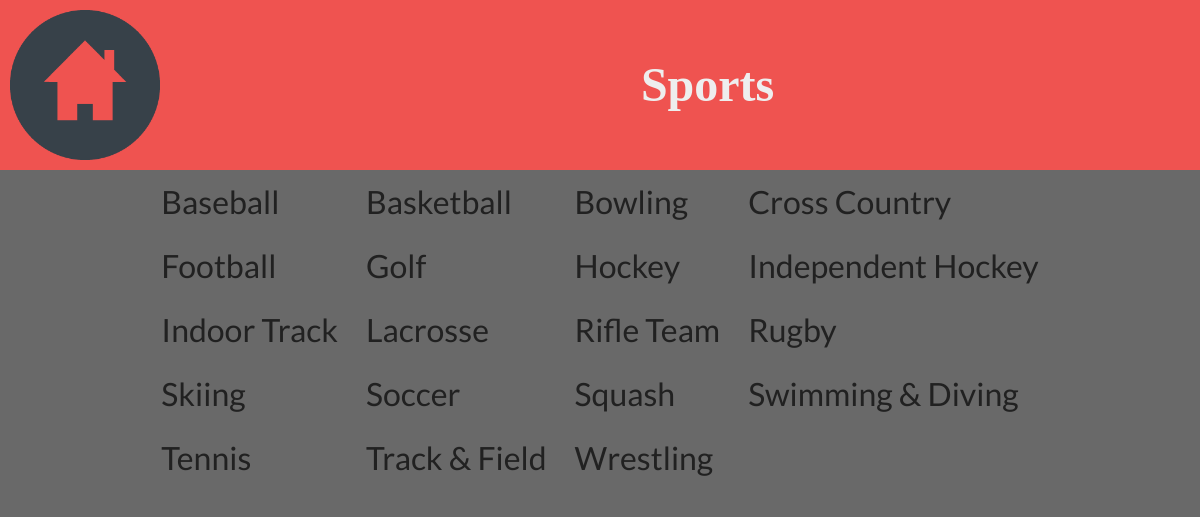
Screenshot of /sportindex with the database file from the repository.
### models.py (models this page shows, shortened)
class Sport(db.Model):
    __tablename__ = "sports"
    sport_name = db.Column(db.String(50))
    sport_ID = db.Column(db.Integer, primary_key=True)

### application.py (the view)
@app.route('/sportindex', methods = ["GET", "POST"])
def sportindex():
    if request.method == "GET":
        sports = Sport.query.order_by(Sport.sport_name).all()
        return render_template('sportindex.html', sports = sports)
    else:
        sport_ID = int(request.form.get("sport"))
        session['sport_ID'] = sport_ID
        return redirect(url_for('sporthome'))

### templates/sportindex.html (shortened to what this page needs)
{% extends "layout.html" %}
{% block main %}
<head>
</head>
<body>
<div style="position:fixed;width100%;top:0;bottom:auto;"><table style="position:fixed;" width=100% border=0 cellpadding=10 cellspacing=0><tr  style="vertical-align:middle" bgcolor="#EF5350" height=100><td  style="vertical-align:middle"><a href="{{ url_for('index')}}"><img src="/static/images/home.png" width=150 height=150 ></a></td><td style="vertical-align:middle" style="vertical-align:middle"><font size="+20" style="font-family:verdana;color:#eeeeee"><b>Sports</b></font></td></tr></table>
</div>
<div style="margin-top:170px">
<form action="{{ url_for('sportindex') }}" method="post">
<table width=75% align=center>
<tr>
{% for sport in sports %}
<td width=25% ><button class="btn btn-link" name="sport" type="submit" value="{{sport['sport_ID']}}"><font size="+3">{{sport['sport_name']}}</font></button></td>
{% if loop.index % 4 == 0 %}
</tr><tr>
{% endif %}
{% endfor %}
</table>
</form>
</div>
</body>
{% endblock %}

### templates/layout.html (shortened to what this page needs)
<!DOCTYPE html>
<html lang="en">
    <head>
        <link rel="stylesheet" href="/static/styles/bootstrap.min.css"/>
        <link rel="stylesheet" href="https://use.fontawesome.com/releases/v5.2.0/css/all.css">
        <link rel="stylesheet" href="/static/styles/custom.css"/>
    </head>
    <main>
        {% block main %}{% endblock %}
    </main>
</html>

### static/styles/custom.css (style rules this page uses)
body, html { height: 100%; }

### templates/sportindex.html (style rules this page uses)
body { margin: 0; padding: 0;color:red;background:#696969 url('/static/images/bg.jpg') fixed right no-repeat; }
a { color:#212121; }
font { color:#212121; }

### rows the page displays
Sport: {{ sport['sport_ID'] }} 7 (drawn), sport_name "Baseball"
Sport: {{ sport['sport_ID'] }} 8 (drawn), sport_name "Basketball"
Sport: {{ sport['sport_ID'] }} 11 (drawn), sport_name "Bowling"
Sport: {{ sport['sport_ID'] }} 23 (drawn), sport_name "Cross Country"
Sport: {{ sport['sport_ID'] }} 6 (drawn), sport_name "Football"
Sport: {{ sport['sport_ID'] }} 21 (drawn), sport_name "Golf"
Sport: {{ sport['sport_ID'] }} 17 (drawn), sport_name "Hockey"
Sport: {{ sport['sport_ID'] }} 24 (drawn), sport_name "Independent Hockey"
Sport: {{ sport['sport_ID'] }} 16 (drawn), sport_name "Indoor Track"
Sport: {{ sport['sport_ID'] }} 22 (drawn), sport_name "Lacrosse"
Sport: {{ sport['sport_ID'] }} 9 (drawn), sport_name "Rifle Team"
Sport: {{ sport['sport_ID'] }} 12 (drawn), sport_name "Rugby"
Sport: {{ sport['sport_ID'] }} 20 (drawn), sport_name "Skiing"
Sport: {{ sport['sport_ID'] }} 18 (drawn), sport_name "Soccer"
Sport: {{ sport['sport_ID'] }} 13 (drawn), sport_name "Squash"
Sport: {{ sport['sport_ID'] }} 19 (drawn), sport_name "Swimming & Diving"
Sport: {{ sport['sport_ID'] }} 10 (drawn), sport_name "Tennis"
Sport: {{ sport['sport_ID'] }} 15 (drawn), sport_name "Track & Field"
Sport: {{ sport['sport_ID'] }} 14 (drawn), sport_name "Wrestling"
